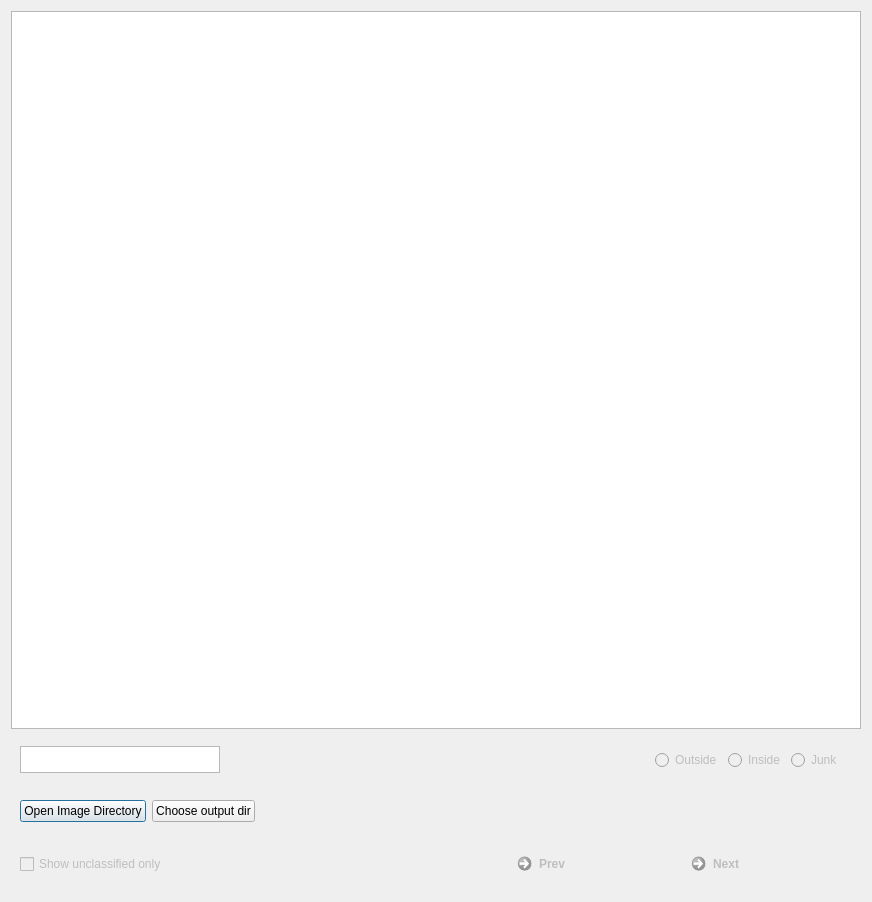
<?xml version="1.0" encoding="UTF-8"?>
<ui version="4.0">
 <author>Fei Guo</author>
 <class>Dialog</class>
 <widget class="QDialog" name="Dialog">
  <property name="geometry">
   <rect>
    <x>0</x>
    <y>0</y>
    <width>872</width>
    <height>902</height>
   </rect>
  </property>
  <property name="windowTitle">
   <string>Dialog</string>
  </property>
  <layout class="QVBoxLayout" name="verticalLayout_3">
   <item>
    <layout class="QVBoxLayout" name="verticalLayout">
     <item>
      <widget class="QGraphicsView" name="graphicsView"/>
     </item>
    </layout>
   </item>
   <item>
    <widget class="QWidget" name="classification_box" native="true">
     <property name="maximumSize">
      <size>
       <width>16777215</width>
       <height>50</height>
      </size>
     </property>
     <layout class="QHBoxLayout" name="horizontalLayout_2">
      <item>
       <widget class="QTextBrowser" name="fileName">
        <property name="minimumSize">
         <size>
          <width>132</width>
          <height>27</height>
         </size>
        </property>
        <property name="maximumSize">
         <size>
          <width>200</width>
          <height>27</height>
         </size>
        </property>
       </widget>
      </item>
      <item>
       <spacer name="horizontalSpacer">
        <property name="orientation">
         <enum>Qt::Horizontal</enum>
        </property>
        <property name="sizeHint" stdset="0">
         <size>
          <width>40</width>
          <height>20</height>
         </size>
        </property>
       </spacer>
      </item>
      <item>
       <widget class="QWidget" name="grp_class_controls" native="true">
        <property name="enabled">
         <bool>false</bool>
        </property>
        <property name="acceptDrops">
         <bool>false</bool>
        </property>
        <layout class="QHBoxLayout" name="scene_classification_box">
         <item>
          <widget class="QRadioButton" name="rb_outside">
           <property name="text">
            <string>Outside</string>
           </property>
           <property name="shortcut">
            <string>O</string>
           </property>
           <property name="Outside" stdset="0">
            <string/>
           </property>
          </widget>
         </item>
         <item>
          <widget class="QRadioButton" name="rb_inside">
           <property name="text">
            <string>Inside</string>
           </property>
           <property name="shortcut">
            <string>I</string>
           </property>
           <property name="autoRepeat">
            <bool>false</bool>
           </property>
           <property name="I" stdset="0">
            <string/>
           </property>
          </widget>
         </item>
         <item>
          <widget class="QRadioButton" name="rb_junk">
           <property name="text">
            <string>Junk</string>
           </property>
           <property name="shortcut">
            <string>J</string>
           </property>
           <property name="Junk" stdset="0">
            <string/>
           </property>
          </widget>
         </item>
        </layout>
       </widget>
      </item>
     </layout>
    </widget>
   </item>
   <item>
    <widget class="QWidget" name="widget" native="true">
     <property name="maximumSize">
      <size>
       <width>16777215</width>
       <height>50</height>
      </size>
     </property>
     <layout class="QHBoxLayout" name="horizontalLayout_3">
      <item>
       <widget class="QPushButton" name="btn_open">
        <property name="text">
         <string>Open Image Directory</string>
        </property>
       </widget>
      </item>
      <item>
       <widget class="QPushButton" name="btn_classdir">
        <property name="maximumSize">
         <size>
          <width>132</width>
          <height>27</height>
         </size>
        </property>
        <property name="text">
         <string>Choose output dir</string>
        </property>
       </widget>
      </item>
      <item>
       <spacer name="horizontalSpacer_4">
        <property name="orientation">
         <enum>Qt::Horizontal</enum>
        </property>
        <property name="sizeHint" stdset="0">
         <size>
          <width>40</width>
          <height>20</height>
         </size>
        </property>
       </spacer>
      </item>
     </layout>
    </widget>
   </item>
   <item>
    <layout class="QVBoxLayout" name="controlls">
     <item>
      <widget class="QWidget" name="control_buttons" native="true">
       <property name="enabled">
        <bool>false</bool>
       </property>
       <layout class="QHBoxLayout" name="horizontalLayout">
        <item>
         <widget class="QCheckBox" name="cb_unlassified">
          <property name="text">
           <string>Show unclassified only</string>
          </property>
         </widget>
        </item>
        <item>
         <spacer name="horizontalSpacer_2">
          <property name="orientation">
           <enum>Qt::Horizontal</enum>
          </property>
          <property name="sizeHint" stdset="0">
           <size>
            <width>40</width>
            <height>20</height>
           </size>
          </property>
         </spacer>
        </item>
        <item>
         <widget class="QCommandLinkButton" name="commandLinkButton_2">
          <property name="text">
           <string>Prev</string>
          </property>
          <property name="shortcut">
           <string>Left</string>
          </property>
          <property name="checkable">
           <bool>false</bool>
          </property>
          <property name="Prev" stdset="0">
           <string/>
          </property>
         </widget>
        </item>
        <item>
         <widget class="QCommandLinkButton" name="commandLinkButton">
          <property name="layoutDirection">
           <enum>Qt::LeftToRight</enum>
          </property>
          <property name="text">
           <string>Next</string>
          </property>
          <property name="shortcut">
           <string>Right</string>
          </property>
          <property name="next" stdset="0">
           <string/>
          </property>
         </widget>
        </item>
       </layout>
      </widget>
     </item>
    </layout>
   </item>
  </layout>
  <action name="Inside">
   <property name="checkable">
    <bool>true</bool>
   </property>
   <property name="checked">
    <bool>false</bool>
   </property>
   <property name="text">
    <string>Inside</string>
   </property>
   <property name="shortcut">
    <string>I</string>
   </property>
   <property name="autoRepeat">
    <bool>false</bool>
   </property>
  </action>
 </widget>
 <tabstops>
  <tabstop>commandLinkButton_2</tabstop>
  <tabstop>graphicsView</tabstop>
 </tabstops>
 <resources/>
 <connections/>
</ui>
